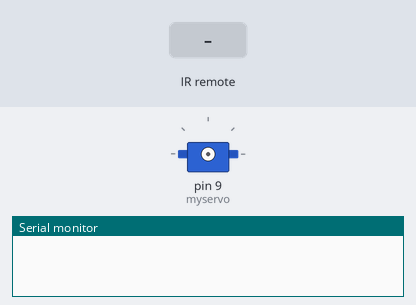
The sketch below on a simulated Arduino Uno, built with avr-gcc and run on an emulated ATmega328P. On the bench: servo, the last lines printed to the serial monitor. The test bench sets the inputs (shaded band).

Above: at 1.2 s.
1.3 s: infrared code 0xFD00FF received
2.8 s: infrared code 0xFD609F received
At 3.7 s:
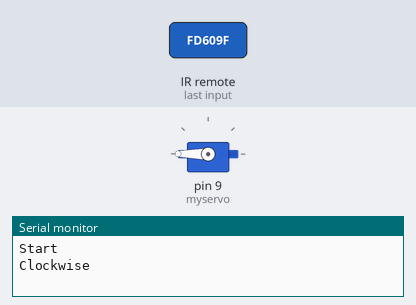
4.3 s: infrared code 0xFD20DF received
At 4.8 s:
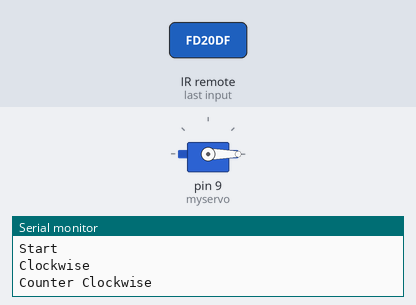
Timing chart, 0 to 7.3 s (numbered marks = the images above; inputs shaded):
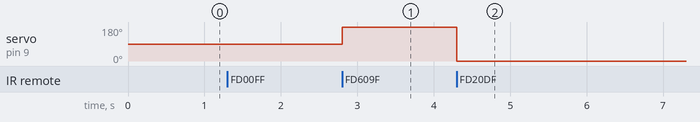

The sketch:

Servo_motor.ino.ino
```cpp
#include <Servo.h>
#include <IRremote.h>

int RECV_PIN = 11;
IRrecv irrecv(RECV_PIN);
decode_results results;

Servo myservo;

void setup(){
  Serial.begin(9600);
  irrecv.enableIRIn();
}
void loop(){
    if (irrecv.decode(&results))
  {
    switch (results.value)
    {
      case 0xFD00FF:
  		myservo.attach(9);
        Serial.println("Start");
        break;
      case 0xFD609F:
		myservo.write(360);
		Serial.println("Clockwise");
        break;
      case 0xFD20DF:
		myservo.write(-360);
		Serial.println("Counter Clockwise");
        break;
      default:
        Serial.print("Unrecognized code received: 0x");
        Serial.println(results.value, HEX);
        break;
    }
    irrecv.resume();
  }
}
```

Measured:
- after the input at 2.8 s, servo on pin 9 (myservo): 90° → 180° at once
- after the input at 4.3 s, servo on pin 9 (myservo): 180° → 0° at once
